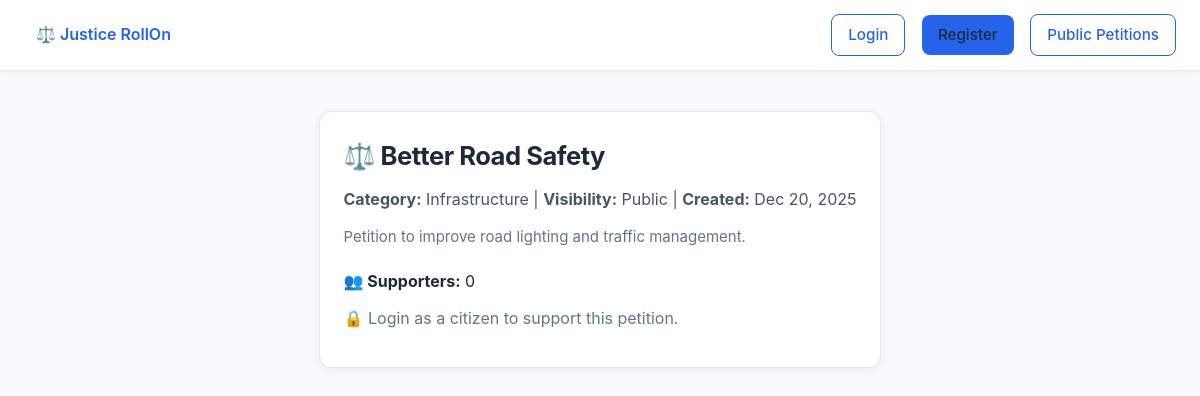
/petitions/32/, run on the app's committed database.
### core/models.py (models this page shows, shortened)
class Petition(models.Model):
    creator = models.ForeignKey(
        User,
        on_delete=models.CASCADE,
        related_name="petitions",
        help_text="Citizen who created the petition.",
    )
    title = models.CharField(max_length=255)
    description = models.TextField(help_text="Full description of the petition.")
    category = models.CharField(
        max_length=100,
        choices=[
            ("general", "General"),
            ("legal", "Legal Rights"),
            ("welfare", "Public Welfare"),
            ("environment", "Environmental"),
            ("policy", "Policy Reform"),
        ],
        default="general",
    )
    visibility = models.CharField(
        max_length=20,
        choices=[("public", "Public"), ("private", "Private")],
        default="public",
        help_text="Private petitions are visible only to admins and creator.",
    )
    status = models.CharField(
        max_length=20,
        choices=[
            ("draft", "Draft"),
            ("pending", "Pending Review"),
            ("published", "Published"),
            ("rejected", "Rejected"),
        ],
        default="draft",
    )
    evidences = models.ManyToManyField(
        Evidence,
        related_name="petitions",
        blank=True,
        help_text="Supporting evidence attached to this petition.",
    )
    supporters = models.ManyToManyField(
        User,
        related_name="supported_petitions",
        blank=True,
        help_text="Users who have signed/supported this petition.",
    )
    supporter_count = models.PositiveIntegerField(
        default=0,
        help_text="Cached count of supporters for performance (updated via signals or save).",
    )
    created_at = models.DateTimeField(auto_now_add=True)
    published_at = models.DateTimeField(
        null=True,
        blank=True,
        help_text="Timestamp when petition was approved and made public.",
    )
    class Meta:
        ordering = ["-created_at"]

### core/views.py (the view)
# urls.py: path("petitions/<int:pk>/", petition_detail, name="petition_detail"),
def petition_detail(request, pk):
    petition = get_object_or_404(Petition, pk=pk, status="published")
    user_supported = False
    if request.user.is_authenticated:
        user_supported = petition.supporters.filter(id=request.user.id).exists()
    return render(
        request,
        "petition_detail.html",
        {
            "petition": petition,
            "user_supported": user_supported,
        },
    )

### core/templates/petition_detail.html (shortened to what this page needs)
{% extends "base.html" %}
{% block content %}
<div class="card" style="padding:24px;max-width:800px;margin:auto;">
  <h2 style="margin-bottom:10px;">⚖️ {{ petition.title }}</h2>
  <div style="color:#475569;margin-bottom:12px;">
    <strong>Category:</strong> {{ petition.category }} |
    <strong>Visibility:</strong> {{ petition.visibility|title }} |
    <strong>Created:</strong> {{ petition.created_at|date:"M d, Y" }}
  </div>
  <p style="font-size:15px;line-height:1.6;margin-bottom:20px;">{{ petition.description }}</p>
  <div style="margin-bottom:12px;">
    <strong>👥 Supporters:</strong> {{ petition.supporter_count }}
  </div>
  {% if user.is_authenticated and user.role == "citizen" %}
    {% if user_supported %}
      <button class="btn outline" disabled>✅ You supported this petition</button>
    {% else %}
      <button class="btn support-btn" data-id="{{ petition.id }}">❤️ Support This Petition</button>
    {% endif %}
  {% else %}
    <p style="color:#64748B;">🔒 Login as a citizen to support this petition.</p>
  {% endif %}
</div>
{% endblock %}

### core/static/core/css/style.css (style rules this page uses)
:root { --ink: #1e293b; --bg: #f8fafc; --primary: #2563eb; --primary-light: #3b82f6; --success: #10b981; --warning: #f59e0b; --danger: #dc2626; --muted: #64748b; --card-radius: 12px; --shadow: 0 2px 10px rgba(0, 0, 0, 0.06); --shadow-hover: 0 4px 16px rgba(0, 0, 0, 0.08); }
* { box-sizing: border-box; font-family: "Inter", "Segoe UI", Roboto, sans-serif; transition: all 0.15s ease-in-out; }
body { background: var(--bg); color: var(--ink); margin: 0; padding: 0; line-height: 1.6; min-height: 100vh; display: flex; flex-direction: column; }
.card { background: #ffffff; border-radius: var(--card-radius); padding: 20px 24px; box-shadow: var(--shadow); margin-bottom: 16px; border: 1px solid #e2e8f0; }
h1, h2, h3 { color: var(--ink); font-weight: 700; letter-spacing: -0.5px; margin-top: 0; }
h2 { font-size: 1.6rem; }
p { color: var(--muted); margin: 0.3rem 0 0.8rem; line-height: 1.5; }

### data on the page
Petition: title "Better Road Safety", category "Infrastructure", visibility "Public", created_at "Dec 20, 2025", description "Petition to improve road lighting and traffic management.", supporter_count "0"
